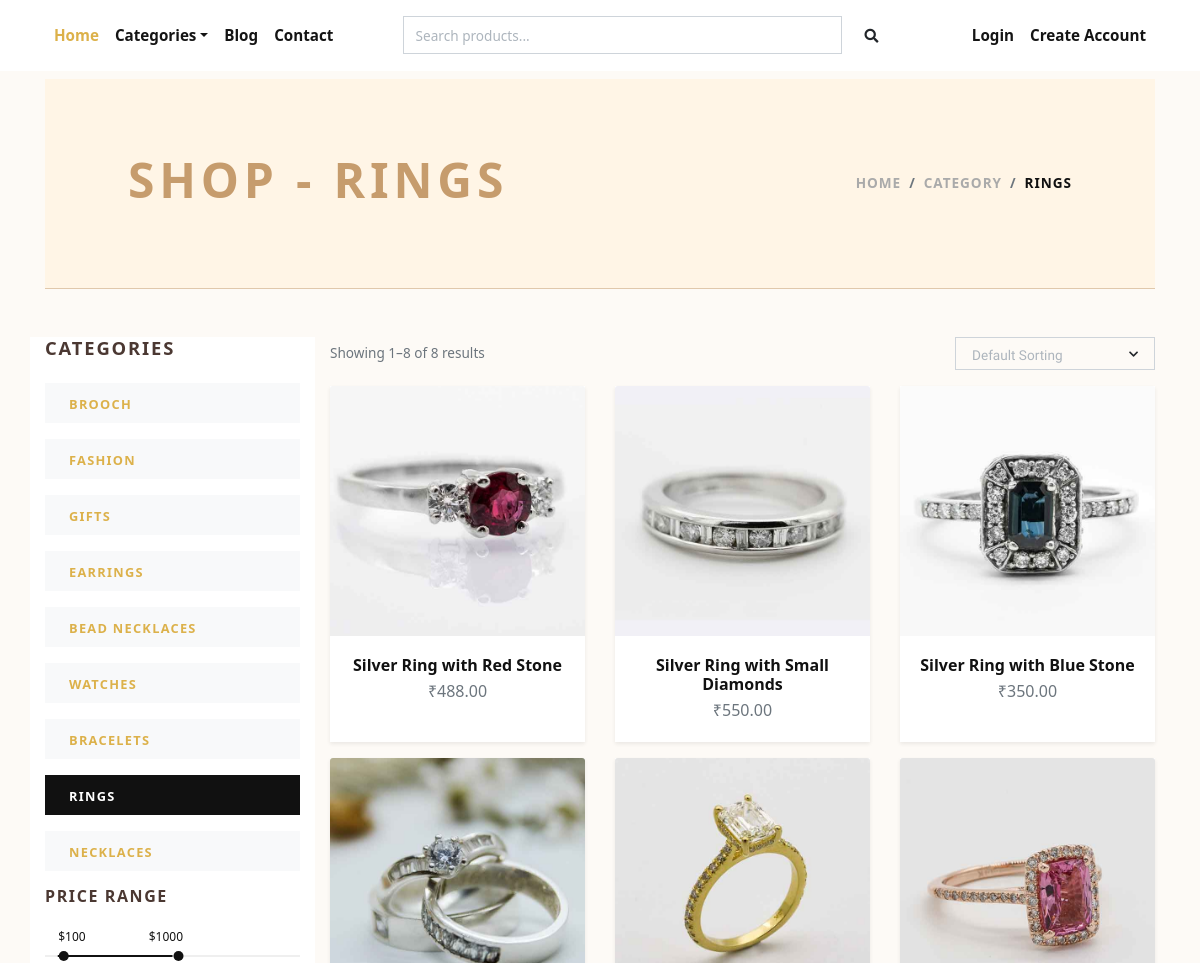
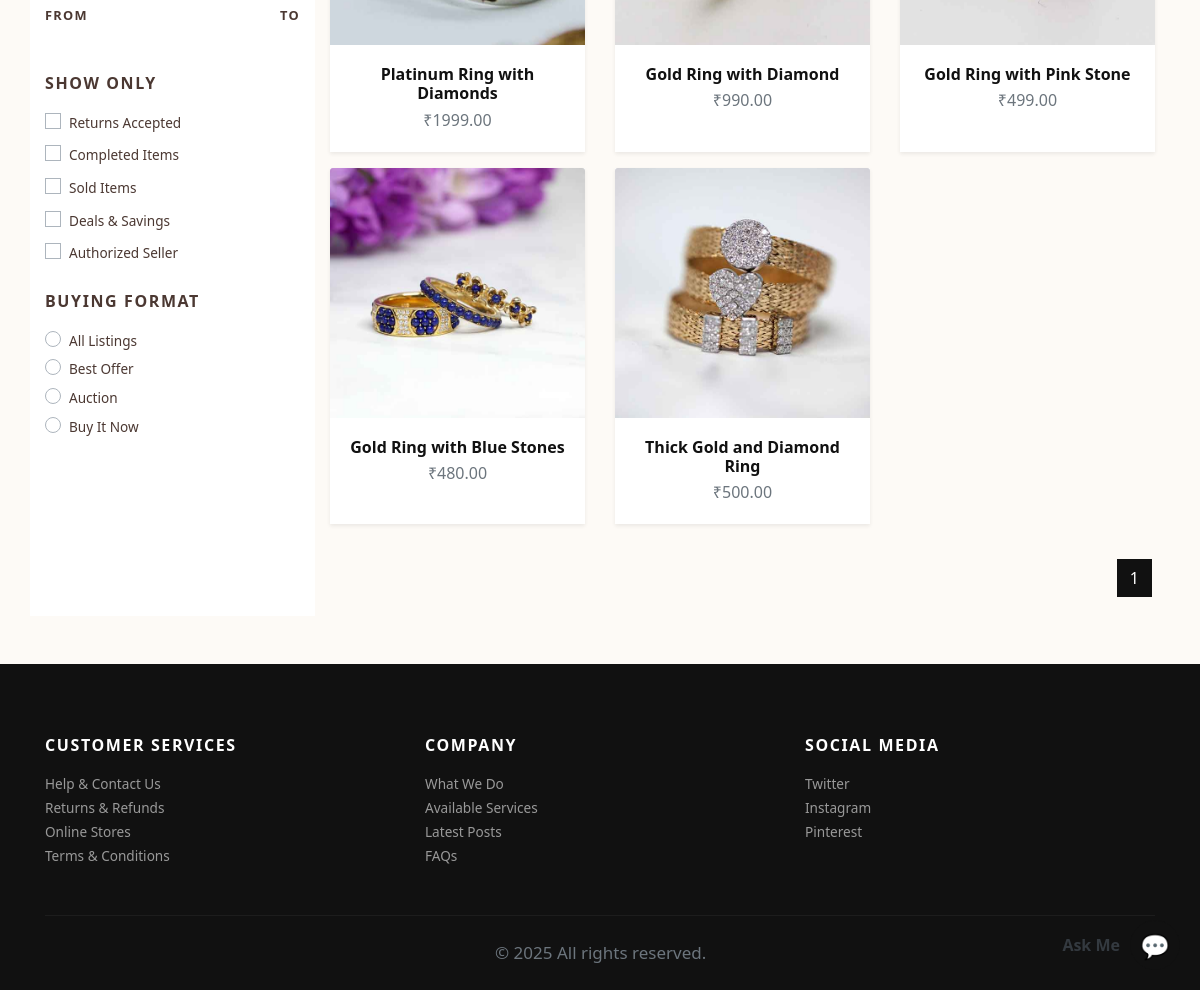
The page /rings/ on the database its author committed (2 pictures, top to bottom).
### store/models.py (models this page shows, shortened)
class Category(models.Model):
    title = models.CharField(max_length=50, verbose_name="Category Title")
    slug = models.SlugField(max_length=55, verbose_name="Category Slug")
    description = models.TextField(blank=True, verbose_name="Category Description")
    category_image = models.ImageField(upload_to='category', blank=True, null=True, verbose_name="Category Image")
    is_active = models.BooleanField(verbose_name="Is Active?")
    is_featured = models.BooleanField(verbose_name="Is Featured?")
    created_at = models.DateTimeField(auto_now_add=True, verbose_name="Created Date")
    updated_at = models.DateTimeField(auto_now=True, verbose_name="Updated Date")
    class Meta:
        verbose_name_plural = 'Categories'
        ordering = ('-created_at', )

class Product(models.Model):
    title = models.CharField(max_length=150, verbose_name="Product Title")
    slug = models.SlugField(max_length=160, verbose_name="Product Slug")
    sku = models.CharField(max_length=255, unique=True, verbose_name="Unique Product ID (SKU)")
    short_description = models.TextField(verbose_name="Short Description")
    detail_description = models.TextField(blank=True, null=True, verbose_name="Detail Description")
    product_image = models.ImageField(upload_to='product', blank=True, null=True, verbose_name="Product Image")
    price = models.DecimalField(max_digits=8, decimal_places=2)
    category = models.ForeignKey(Category, verbose_name="Product Categoy", on_delete=models.CASCADE)
    is_active = models.BooleanField(verbose_name="Is Active?")
    is_featured = models.BooleanField(verbose_name="Is Featured?")
    estimated_delivery_days = models.PositiveIntegerField(default=5, verbose_name="Estimated Delivery Days")
    return_refund_policy = models.TextField(blank=True, null=True, verbose_name="Return & Refund Policy")
    coupon = models.ForeignKey('Coupon', null=True, blank=True, on_delete=models.SET_NULL, verbose_name="Applied Coupon")
    created_at = models.DateTimeField(auto_now_add=True, verbose_name="Created Date")
    updated_at = models.DateTimeField(auto_now=True, verbose_name="Updated Date")
    class Meta:
        verbose_name_plural = 'Products'
        ordering = ('-created_at', )

### store/views.py (the view)
# urls.py: path('<slug:slug>/', views.category_products, name="category-products"),
def category_products(request, slug):
    category = get_object_or_404(Category, slug=slug)
    products = Product.objects.filter(is_active=True, category=category)
    categories = Category.objects.filter(is_active=True)
    sort_option = request.GET.get('sorting', 'default')
    if sort_option == 'low-high':
        products = products.order_by('price')
    elif sort_option == 'high-low':
        products = products.order_by('-price')
    else:
        products = products.order_by('-created_at')
    page_number = request.GET.get('page')
    paginator = Paginator(products, 9)
    page_obj = paginator.get_page(page_number)
    context = {
        'category': category,
        'products': page_obj,
        'categories': categories,
        'sort_option': sort_option,
    }
    return render(request, 'store/category_products.html', context)

### store/context_preprocessors.py (called while the page is built)
def store_menu(request):
    categories = Category.objects.filter(is_active=True)
    context = {
        'categories_menu': categories,
    }
    return context

def cart_menu(request):
    if request.user.is_authenticated:
        cart_items= Cart.objects.filter(user=request.user)
        context = {
            'cart_items': cart_items,
        }
    else:
        context = {}
    return context

### templates/store/category_products.html (shortened to what this page needs)
{% extends 'base.html' %}
{% load static %}
{% block content %}
  <div class="container">
    <section class="py-5 blog-header">
      <div class="container">
        <div class="row px-4 px-lg-5 py-lg-4 align-items-center">
          <div class="col-lg-6">
            <h1 class="text-uppercase text-lg-left">Shop - {{category.title}}</h1>
          </div>
          <div class="col-lg-6 text-lg-right">
            <nav aria-label="breadcrumb">
              <ol class="breadcrumb justify-content-lg-end mb-0 px-0 bg-transparent">
                <li class="breadcrumb-item active"><a href="{% url 'store:home' %}">Home</a></li>
                <li class="breadcrumb-item active"><a href="{% url 'store:all-categories' %}">Category</a></li>
                <li class="breadcrumb-item" aria-current="page">{{category.title}}</li>
              </ol>
            </nav>
          </div>
        </div>
      </div>
    </section>
    <section class="py-5">
      <div class="container p-0">
        <div class="row">
          <div class="col-lg-3 order-2 order-lg-1 bg-white">
            <h5 class="text-uppercase mb-4">Categories</h5>
            {% if categories %}
              {% for cat in categories %}
                <a href="{% url 'store:category-products' cat.slug %}">
                  <div class="py-2 px-4 {% if category == cat %}bg-dark text-white {% else %}bg-light{% endif %} text-decoration-none mb-3">
                    <strong class="small text-uppercase font-weight-bold">{{cat.title}}</strong>
                  </div>
                </a>
              {% endfor %}
            {% endif %}
            <h6 class="text-uppercase mb-4">Price range</h6>
            <div class="price-range pt-4 mb-5">
              <div id="range"></div>
              <div class="row pt-2">
                <div class="col-6"><strong class="small font-weight-bold text-uppercase">From</strong></div>
                <div class="col-6 text-right"><strong class="small font-weight-bold text-uppercase">To</strong></div>
              </div>
            </div>
            <h6 class="text-uppercase mb-3">Show only</h6>
            <div class="custom-control custom-checkbox mb-1">
              <label class="custom-control-label text-small" for="customCheck1">Returns Accepted</label>
            </div>
            <div class="custom-control custom-checkbox mb-1">
              <label class="custom-control-label text-small" for="customCheck2">Completed Items</label>
            </div>
            <div class="custom-control custom-checkbox mb-1">
              <label class="custom-control-label text-small" for="customCheck3">Sold Items</label>
            </div>
            <div class="custom-control custom-checkbox mb-1">
              <label class="custom-control-label text-small" for="customCheck4">Deals &amp; Savings</label>
            </div>
            <div class="custom-control custom-checkbox mb-4">
              <label class="custom-control-label text-small" for="customCheck5">Authorized Seller</label>
            </div>
            <h6 class="text-uppercase mb-3">Buying format</h6>
            <div class="custom-control custom-radio">
              <label class="custom-control-label text-small" for="customRadio1">All Listings</label>
            </div>
            <div class="custom-control custom-radio">
              <label class="custom-control-label text-small" for="customRadio2">Best Offer</label>
            </div>
            <div class="custom-control custom-radio">
              <label class="custom-control-label text-small" for="customRadio3">Auction</label>
            </div>
            <div class="custom-control custom-radio">
              <label class="custom-control-label text-small" for="customRadio4">Buy It Now</label>
            </div>
          </div>
          <div class="col-lg-9 order-1 order-lg-2 mb-5 mb-lg-0">
            <div class="row mb-3 align-items-center">
              <div class="col-lg-6 mb-2 mb-lg-0">
                <p class="text-small text-muted mb-0">Showing {{ products.start_index }}–{{ products.end_index }} of {{ products.paginator.count }} results</p>
              </div>
              <div class="col-lg-6">
                <ul class="list-inline d-flex align-items-center justify-content-lg-end mb-0">
                  <li class="list-inline-item">
                    <form method="get" class="d-flex align-items-center">
                    </form>
                  </li>
                </ul>
              </div>
            </div>
            <div class="row g-4">
              {% if products %}
                {% for product in products %}
                  <div class="col-lg-4 col-sm-6 mb-3">
                    <div class="card h-100 border-0 shadow-sm product-card" style="cursor: pointer;" onclick="window.location.href='{% url 'store:product-detail' product.slug %}'">
                      <div class="position-relative">
                      </div>
                      <div class="card-body text-center d-flex flex-column justify-content-between">
                        <div>
                          <h6 class="card-title mb-1">
                            <a href="{% url 'store:product-detail' product.slug %}" class="text-decoration-none text-dark" onclick="event.stopPropagation();">{{ product.title }}</a>
                          </h6>
                          <p class="text-muted fw-semibold mb-0">₹{{ product.price }}</p>
                        </div>
                      </div>
                    </div>
                  </div>
                {% endfor %}
              {% endif %}
            </div>
            <div class="d-flex justify-content-center justify-content-lg-end mt-3">
              <nav aria-label="Page navigation">
                <ul class="pagination">
                  {% for num in products.paginator.page_range %}
                    {% if products.number == num %}
                      <li class="page-item active"><span class="page-link">{{ num }}</span></li>
                    {% else %}
                      <li class="page-item"><a class="page-link" href="?sorting={{ sort_option }}&page={{ num }}">{{ num }}</a></li>
                    {% endif %}
                  {% endfor %}
                </ul>
              </nav>
            </div>
          </div>
        </div>
      </div>
    </section>
  </div>
{% endblock content %}

### jewelryshop/static/css/style.default.css (style rules this page uses)
.text-small { font-size: 0.85rem !important; }
strong { font-weight: 700; }
.text-uppercase { text-transform: uppercase; letter-spacing: 0.1em; }
.noUi-target { background: #efefef; border-radius: 0; border: none; box-shadow: none; }
.noUi-horizontal { height: 2px; }
body { font-family: "Libre Franklin", sans-serif; font-size: 1rem; font-weight: 400; line-height: 1.5; color: #111111; background-color: #fff; }
a { color: #dcb14a; text-decoration: none; }
h1, h2, h3, h4, h5, h6, .h1, .h2, .h3, .h4, .h5, .h6 { margin-bottom: 0.5rem; font-family: inherit; font-weight: 900; line-height: 1.2; color: inherit; }
h1, .h1 { font-size: 2.2rem; }
h5, .h5 { font-size: 1.15rem; }
h6, .h6 { font-size: 1rem; }
small, .small { font-size: 80%; font-weight: 400; }
.page-item:first-child .page-link { border-top-left-radius: 0; border-bottom-left-radius: 0; }
.page-item:last-child .page-link { border-top-right-radius: 0; border-bottom-right-radius: 0; }
.page-item.active .page-link { color: #fff; background-color: #111111; border-color: #111111; }
.page-link { padding: 0.5rem 0.75rem; line-height: 1.25; color: #111111; background-color: none; border: 1px solid #eee; margin: 0.2rem; transition: all 0.3s; }
.bg-light { background-color: #f8f9fa !important; }
.bg-dark { background-color: #111111 !important; }
.text-dark { color: #111111 !important; }
.shadow-sm { box-shadow: 0 0.125rem 0.25rem rgba(17, 17, 17, 0.075) !important; }
.custom-checkbox .custom-control-label::before { border-radius: 0; }
.custom-radio .custom-control-label::before { border-radius: 50%; }
.custom-control-label { font-weight: 400; line-height: 2.1em; cursor: pointer; }
.card { background-color: #fff; border: 1px solid rgba(17, 17, 17, 0.125); border-radius: 0; }
.card-body { padding: 1.25rem; }
.card-title { margin-bottom: 0.75rem; }
.breadcrumb { background: #f8f9fa; }
.breadcrumb-item { font-size: 0.85rem; text-transform: uppercase; letter-spacing: 0.07em; font-weight: 900; color: #111111; }
.breadcrumb-item a { color: inherit; transition: all 0.3s; }
.breadcrumb-item.active { color: #aaa; }

### jewelryshop/static/css/stylecontact.css (style rules this page uses)
body { font-family: 'Segoe UI', sans-serif; background-color: #fdfaf6; color: #4b3832; }

### jewelryshop/static/css/styleblog.css (style rules this page uses)
body { background-color: #fdfaf6; color: #4b3832; font-family: 'Segoe UI', sans-serif; }
.blog-header { text-align: center; padding: 80px 20px 40px; background-color: #fff5e6; border-bottom: 1px solid #e0c8ac; }
.blog-header h1 { font-weight: 700; font-size: 3rem; color: #c69c6d; }

### templates/store/category_products.html (style rules this page uses)
.product-card { transition: transform 0.3s ease; }

### rows shown on the page
Category: title "RINGS"
Category: title "BROOCH"
Category: title "FASHION"
Category: title "GIFTS"
Category: title "EARRINGS"
Category: title "BEAD NECKLACES"
Category: title "WATCHES"
Category: title "BRACELETS"
Category: title "NECKLACES"
Product: title "Silver Ring with Red Stone", price "488.00"
Product: title "Silver Ring with Small Diamonds", price "550.00"
Product: title "Silver Ring with Blue Stone", price "350.00"
Product: title "Platinum Ring with Diamonds", price "1999.00"
Product: title "Gold Ring with Diamond", price "990.00"
Product: title "Gold Ring with Pink Stone", price "499.00"
Product: title "Gold Ring with Blue Stones", price "480.00"
Product: title "Thick Gold and Diamond Ring", price "500.00"

### other values the page prints
{{ products.start_index }} "1"
{{ products.end_index }} "8"
{{ products.paginator.count }} "8"
{{ num }} "1"
